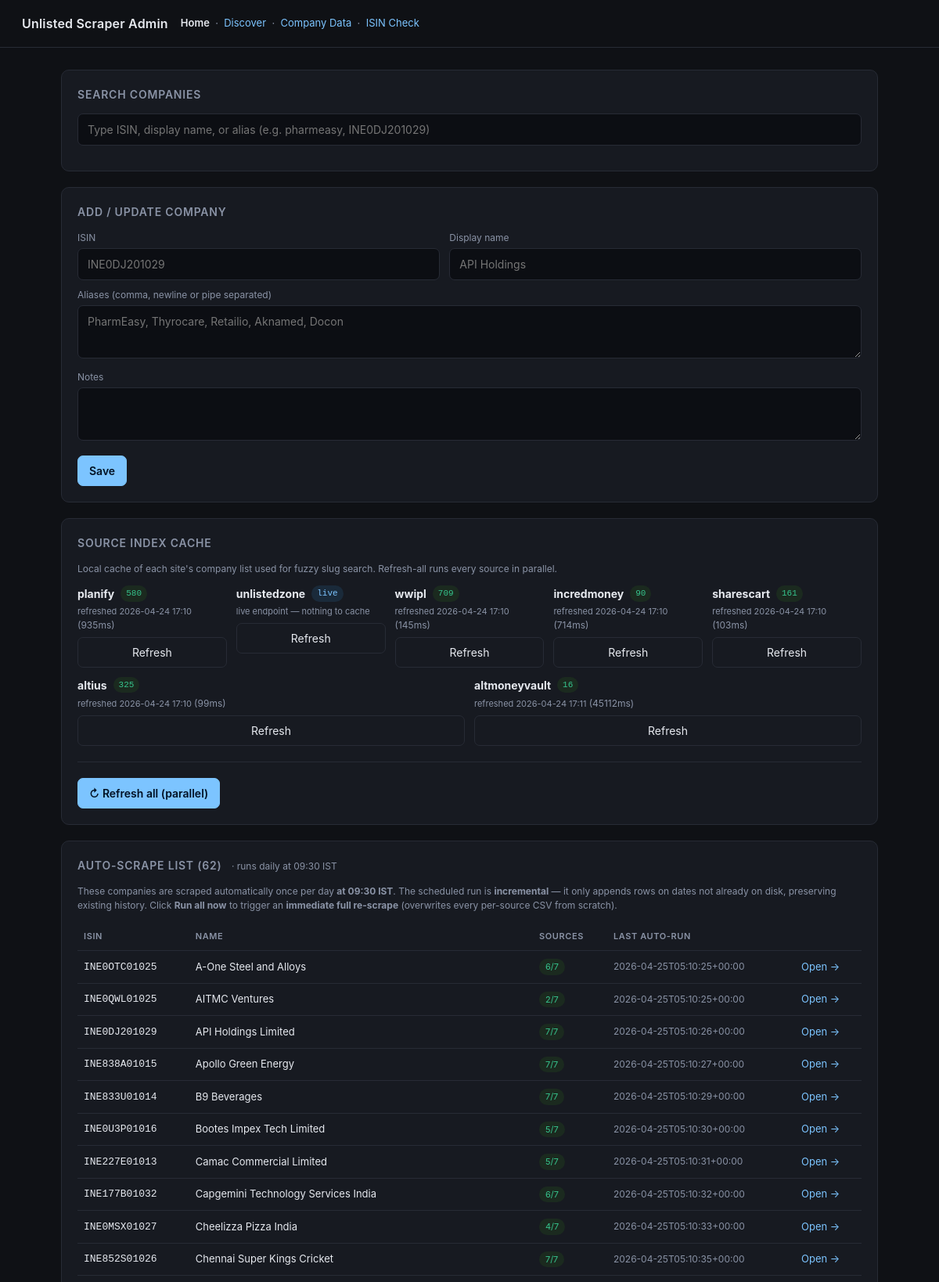
The page / (upper part) on the database its author committed.
### tables this page shows
CREATE TABLE source_index_meta (
            source          TEXT PRIMARY KEY,
            count           INTEGER NOT NULL DEFAULT 0,
            last_refreshed  TEXT,            -- ISO 8601 UTC
            last_duration_ms INTEGER,
            last_error      TEXT             -- NULL on success
        );

CREATE TABLE companies (
            isin          TEXT PRIMARY KEY,
            display_name  TEXT NOT NULL,
            notes         TEXT DEFAULT '',
            slugs_json    TEXT NOT NULL DEFAULT '{}',
            updated_at    TEXT NOT NULL DEFAULT (datetime('now'))
        , excluded_json TEXT NOT NULL DEFAULT '[]', auto_scrape INTEGER NOT NULL DEFAULT 0, auto_scrape_last_run TEXT, cin TEXT, rta TEXT, face_value TEXT, industry TEXT, listing_status TEXT, incorporated_on TEXT, registered_office TEXT, website TEXT, pan TEXT);

### admin.py (the view)
@app.route("/")
def home():
    companies = list_companies()
    auto_scrape_companies = [c for c in companies if c.get("auto_scrape")]
    counts, meta = index_counts()
    return render_template(
        "index.html",
        view="home",
        companies=companies,
        auto_scrape_companies=auto_scrape_companies,
        auto_scrape_time=f"{AUTO_SCRAPE_HOUR_IST:02d}:{AUTO_SCRAPE_MINUTE_IST:02d} IST",
        index_counts=counts,
        index_meta=meta,
        live_search=LIVE_SEARCH,
        sources=SOURCES,
        auto_sources=AUTO_SOURCES,
    )

### admin.py (called while the page is built, shortened)
def db():
    conn = sqlite3.connect(DB_PATH)
    conn.row_factory = sqlite3.Row
    conn.execute("PRAGMA foreign_keys = ON")
    return conn

def _scrape_status(isin):
    folder = scrape_prices._find_extracted_folder(isin.upper())
    status = {
        "combined_exists": False,
        "combined_rows": 0,
        "combined_name": None,
        "combined_mtime": None,
        "realtime_exists": False,
        "realtime_rows": 0,
        "realtime_name": None,
        "source_count": 0,
    }
    if folder is None or not folder.exists():
        return status

def index_counts():
    with db() as c:
        count_rows = c.execute(
            "SELECT source, COUNT(*) AS n FROM source_index GROUP BY source"
        ).fetchall()
        meta_rows = c.execute(
            "SELECT source, last_refreshed, last_duration_ms, last_error FROM source_index_meta"
        ).fetchall()
    counts = {r["source"]: r["n"] for r in count_rows}
    meta = {
        r["source"]: {
            "last_refreshed": r["last_refreshed"],
            "last_duration_ms": r["last_duration_ms"],
            "last_error": r["last_error"],
        }
        for r in meta_rows
    }
    return counts, meta

### scrape_prices.py (called while the page is built)
def _find_extracted_folder(isin: str) -> pathlib.Path | None:
    if not OUT.exists():
        return None
    candidates = []
    for p in OUT.iterdir():
        if not p.is_dir():
            continue
        if p.name == isin or p.name.startswith(f"{isin}_"):
            candidates.append(p)
    if not candidates:
        return None
    candidates.sort(key=lambda p: p.stat().st_mtime, reverse=True)
    return candidates[0]

### templates/index.html (shortened to what this page needs)
<!doctype html>
<html lang="en">
<head>
</head>
<body>
<header>
  <h1>Unlisted Scraper Admin</h1>
  <span class="crumbs">
    <a href="{{ url_for('home') }}"{% if view == 'home' %} style="font-weight:600;color:var(--text);"{% endif %}>Home</a>
    &nbsp;·&nbsp;
    <a href="{{ url_for('discover_page') }}"{% if view == 'discover' %} style="font-weight:600;color:var(--text);"{% endif %}>Discover</a>
    &nbsp;·&nbsp;
    <a href="{{ url_for('company_data_page') }}"{% if view == 'company_data' %} style="font-weight:600;color:var(--text);"{% endif %}>Company Data</a>
    &nbsp;·&nbsp;
    <a href="{{ url_for('isin_check_page') }}"{% if view == 'isin_check' %} style="font-weight:600;color:var(--text);"{% endif %}>ISIN Check</a>
  </span>
</header>
<main>
{% if view == 'home' %}
  <div class="panel">
    <h2>Search companies</h2>
    <input type="search" id="searchBox" placeholder="Type ISIN, display name, or alias (e.g. pharmeasy, INE0DJ201029)">
  </div>
  <div class="panel">
    <h2>Add / update company</h2>
    <form id="newCompanyForm">
      <div class="row">
        <div>
          <label>ISIN</label>
          <input type="text" name="isin" placeholder="INE0DJ201029" required>
        </div>
        <div style="flex:2">
          <label>Display name</label>
          <input type="text" name="display_name" placeholder="API Holdings" required>
        </div>
      </div>
      <div style="margin-top:10px;">
        <label>Aliases (comma, newline or pipe separated)</label>
        <textarea name="aliases" placeholder="PharmEasy, Thyrocare, Retailio, Aknamed, Docon"></textarea>
      </div>
      <div style="margin-top:10px;">
        <label>Notes</label>
        <textarea name="notes"></textarea>
      </div>
      <div style="margin-top:14px;">
        <button class="primary" type="submit">Save</button>
      </div>
    </form>
  </div>
  <div class="panel">
    <h2>Source index cache</h2>
    <p class="muted">Local cache of each site's company list used for fuzzy slug search. Refresh-all runs every source in parallel.</p>
    <div class="row">
      {% for src in sources %}
      {% set cnt = index_counts.get(src, 0) %}
      {% set meta = (index_meta or {}).get(src, {}) %}
      {% set is_live = src in (live_search or []) %}
      {% set has_error = meta.get('last_error') %}
      <div style="flex:1 1 180px;" data-source-card="{{ src }}">
        <div class="inline" style="justify-content:space-between;">
          <strong>{{ src }}</strong>
          {% if is_live %}
            <span class="idx-pill" style="background:#1a2a3a; color:#7cc4ff;" title="Live search — no local index needed">live</span>
          {% else %}
            <span class="idx-pill {% if has_error %}empty{% elif cnt %}ok{% else %}empty{% endif %}"
                  data-count-pill>{{ cnt }}</span>
          {% endif %}
        </div>
        <div class="muted" style="margin-top:4px; font-size:11px; min-height:16px;" data-last-refreshed>
          {% if is_live %}
            live endpoint — nothing to cache
          {% elif has_error %}
            <span style="color:var(--danger);" title="{{ meta.last_error }}">⚠ {{ meta.last_error|truncate(40, True) }}</span>
          {% elif meta.get('last_refreshed') %}
            refreshed {{ meta.last_refreshed[:16].replace('T',' ') }}
            {% if meta.get('last_duration_ms') %}<span class="muted">({{ meta.last_duration_ms }}ms)</span>{% endif %}
          {% else %}
            never refreshed
          {% endif %}
        </div>
        <button class="ghost" style="margin-top:6px; width:100%;" onclick="refreshIndex('{{ src }}', this)">Refresh</button>
      </div>
      {% endfor %}
    </div>
    <hr>
    <button class="primary" onclick="refreshAll(this)">↻ Refresh all (parallel)</button>
  </div>
  {% if auto_scrape_companies %}
  <div class="panel">
    <h2>
      Auto-scrape list ({{ auto_scrape_companies | length }})
      <span class="muted" style="font-weight:normal; text-transform:none; letter-spacing:0; margin-left:8px;">
        · runs daily at {{ auto_scrape_time }}
      </span>
    </h2>
    <p class="muted">
      These companies are scraped automatically once per day <strong>at {{ auto_scrape_time }}</strong>.
      The scheduled run is <strong>incremental</strong> — it only appends rows on dates
      not already on disk, preserving existing history. Click
      <strong>Run all now</strong> to trigger an <strong>immediate full re-scrape</strong>
      (overwrites every per-source CSV from scratch).
    </p>
    <table>
      <thead><tr><th>ISIN</th><th>Name</th><th>Sources</th><th>Last auto-run</th><th></th></tr></thead>
      <tbody>
      {% for c in auto_scrape_companies %}
      <tr>
        <td style="font-family:ui-monospace,monospace;">{{ c.isin }}</td>
        <td>{{ c.display_name }}</td>
        <td><span class="pill">{{ c.configured_sources }}/{{ sources|length }}</span></td>
        <td class="muted">{{ c.auto_scrape_last_run or '—' }}</td>
        <td><a href="{{ url_for('view_company', isin=c.isin) }}">Open →</a></td>
      </tr>
      {% endfor %}
      </tbody>
    </table>
  </div>
  {% endif %}
{% endif %}
</main>
</body>
</html>

### templates/index.html (style rules this page uses)
:root { --bg:#0f1115; --panel:#171a21; --border:#272b35; --muted:#8a93a6; --text:#e6e9ef; --accent:#7cc4ff; --accent2:#36c48d; --danger:#ff6b6b; }
* { box-sizing: border-box; }
body { margin:0; font:14px/1.5 -apple-system,BlinkMacSystemFont,"Segoe UI",sans-serif; background:var(--bg); color:var(--text); }
a { color:var(--accent); text-decoration:none; }
header { padding:18px 28px; border-bottom:1px solid var(--border); display:flex; align-items:center; gap:16px; }
header h1 { font-size:16px; margin:0; font-weight:600; letter-spacing:.2px; }
header .crumbs { color:var(--muted); font-size:13px; }
main { max-width:1100px; margin:28px auto; padding:0 28px; }
.panel { background:var(--panel); border:1px solid var(--border); border-radius:10px; padding:20px; margin-bottom:20px; }
.panel h2 { margin:0 0 14px; font-size:14px; text-transform:uppercase; letter-spacing:.8px; color:var(--muted); font-weight:600; }
label { display:block; font-size:12px; color:var(--muted); margin-bottom:4px; }
input[type=text], input[type=search], textarea { width:100%; padding:9px 12px; background:#0c0e13; color:var(--text); border:1px solid var(--border); border-radius:7px; font:inherit; }
textarea { min-height:68px; resize:vertical; }
button, .btn { padding:8px 14px; border-radius:7px; border:1px solid var(--border); background:#1f2430; color:var(--text); cursor:pointer; font:inherit; }
button.primary { background:var(--accent); color:#001022; border-color:var(--accent); font-weight:600; }
button.ghost { background:transparent; }
.row { display:flex; gap:12px; flex-wrap:wrap; }
.row > * { flex:1 1 200px; }
table { width:100%; border-collapse:collapse; }
th,td { text-align:left; padding:10px 8px; border-bottom:1px solid var(--border); font-size:13px; }
th { font-weight:600; color:var(--muted); font-size:11px; text-transform:uppercase; letter-spacing:.6px; }
.pill { display:inline-block; padding:2px 8px; border-radius:20px; background:#1b2a1f; color:var(--accent2); font-size:11px; margin-right:4px; }
.muted { color:var(--muted); font-size:12px; }
.inline { display:inline-flex; gap:8px; align-items:center; }
.idx-pill { display:inline-block; padding:2px 7px; border-radius:16px; background:#1a2330; color:var(--muted); font-size:11px; font-family:ui-monospace,monospace; }
.idx-pill.ok { background:#1b2a1f; color:var(--accent2); }
hr { border:none; border-top:1px solid var(--border); margin:20px 0; }

### rows shown on the page
source_index_meta: source "planify", count "580", last_refreshed "2026-04-24 17:10", last_duration_ms "935"
source_index_meta: source "unlistedzone", shows "live", shows "live endpoint — nothing to cache"
source_index_meta: source "wwipl", count "709", last_refreshed "2026-04-24 17:10", last_duration_ms "145"
source_index_meta: source "incredmoney", count "90", last_refreshed "2026-04-24 17:10", last_duration_ms "714"
source_index_meta: source "sharescart", count "161", last_refreshed "2026-04-24 17:10", last_duration_ms "103"
source_index_meta: source "altius", count "325", last_refreshed "2026-04-24 17:10", last_duration_ms "99"
source_index_meta: source "altmoneyvault", count "16", last_refreshed "2026-04-24 17:11", last_duration_ms "45112"
companies: isin "INE0OTC01025", display_name "A-One Steel and Alloys", configured_sources "6", sources "7", auto_scrape_last_run "2026-04-25T05:10:25+00:00"
companies: isin "INE0QWL01025", display_name "AITMC Ventures", configured_sources "2", sources "7", auto_scrape_last_run "2026-04-25T05:10:25+00:00"
companies: isin "INE0DJ201029", display_name "API Holdings Limited", configured_sources "7", sources "7", auto_scrape_last_run "2026-04-25T05:10:26+00:00"
companies: isin "INE838A01015", display_name "Apollo Green Energy", configured_sources "7", sources "7", auto_scrape_last_run "2026-04-25T05:10:27+00:00"
companies: isin "INE833U01014", display_name "B9 Beverages", configured_sources "7", sources "7", auto_scrape_last_run "2026-04-25T05:10:29+00:00"
companies: isin "INE0U3P01016", display_name "Bootes Impex Tech Limited", configured_sources "5", sources "7", auto_scrape_last_run "2026-04-25T05:10:30+00:00"
companies: isin "INE227E01013", display_name "Camac Commercial Limited", configured_sources "5", sources "7", auto_scrape_last_run "2026-04-25T05:10:31+00:00"
companies: isin "INE177B01032", display_name "Capgemini Technology Services India", configured_sources "6", sources "7", auto_scrape_last_run "2026-04-25T05:10:32+00:00"
companies: isin "INE0MSX01027", display_name "Cheelizza Pizza India", configured_sources "4", sources "7", auto_scrape_last_run "2026-04-25T05:10:33+00:00"
companies: isin "INE852S01026", display_name "Chennai Super Kings Cricket", configured_sources "7", sources "7", auto_scrape_last_run "2026-04-25T05:10:35+00:00"

### other values the page prints
{{ auto_scrape_companies | length }} "62"
{{ auto_scrape_time }} "09:30 IST"
